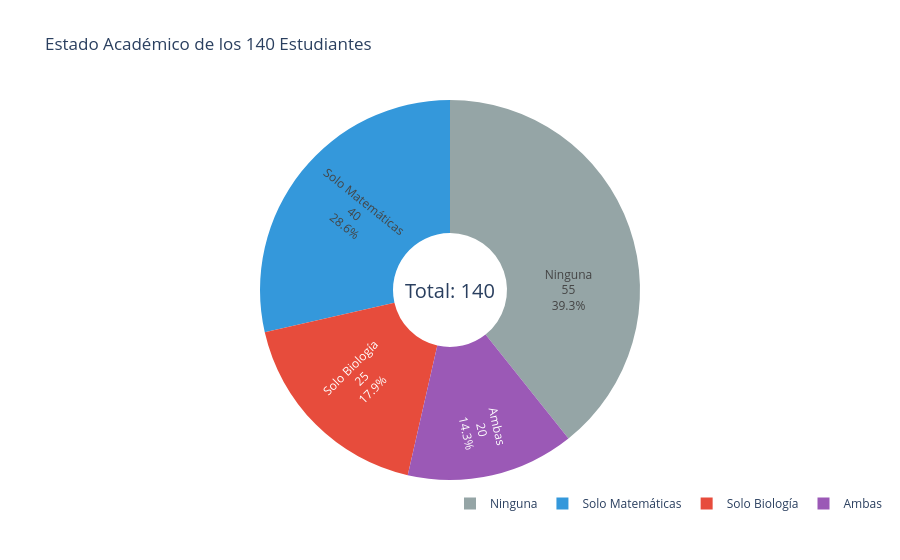

Source (notebook cell):
### Markdown cell above
### B. Diagrama de Áreas con Plotly
Usaremos **Plotly** para mostrar la proporción de estudiantes en cada categoría, incluyendo a los que están "fuera" de los círculos de éxito.

### Code cell
import plotly.graph_objects as go

# Datos extraídos del análisis de conjuntos
labels = ['Solo Matemáticas', 'Ambas', 'Solo Biología', 'Ninguna']
values = [40, 20, 25, 55] 

fig = go.Figure(data=[go.Pie(
    labels=labels, 
    values=values, 
    hole=.3,
    # 'label+percent+value' muestra el nombre, el % y la cantidad exacta
    textinfo='label+percent+value', 
    marker_colors=['#3498db', '#9b59b6', '#e74c3c', '#95a5a6'],
    insidetextorientation='radial'
)])

fig.update_layout(
    title_text="Estado Académico de los 140 Estudiantes",
    # Configuramos la leyenda para que sea legible
    legend=dict(
        orientation="h",
        yanchor="bottom",
        y=-0.1,
        xanchor="left",
        x=0.5
    ),
    annotations=[dict(text='Total: 140', x=0.5, y=0.5, font_size=20, showarrow=False)]
)

fig.show()
fig.write_image(r"C:\Users\marco\Downloads\estado_academico_estudiantes.png")

### Figure 1 — Plotly figure (JSON) as saved in the notebook; plotly's stock layout.template omitted (floating-point values rounded to 4 significant figures)
{"data": [{"hole": 0.3, "insidetextorientation": "radial", "labels": ["Solo Matemáticas", "Ambas", "Solo Biología", "Ninguna"], "marker": {"colors": ["#3498db", "#9b59b6", "#e74c3c", "#95a5a6"]}, "textinfo": "label+percent+value", "type": "pie", "values": [40, 20, 25, 55]}], "layout": {"annotations": [{"font": {"size": 20}, "showarrow": false, "text": "Total: 140", "x": 0.5, "y": 0.5}], "legend": {"orientation": "h", "x": 0.5, "xanchor": "left", "y": -0.1, "yanchor": "bottom"}, "title": {"text": "Estado Académico de los 140 Estudiantes"}}}
